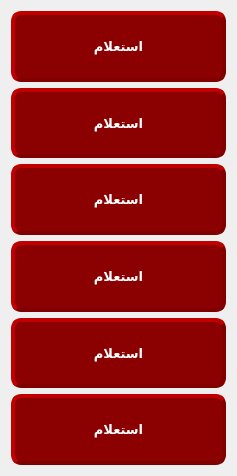
   <widget class="QWidget" name="page_2">
    <property name="geometry">
     <rect>
      <x>0</x>
      <y>0</y>
      <width>237</width>
      <height>476</height>
     </rect>
    </property>
    <attribute name="label">
     <string>ادارة</string>
    </attribute>
    <layout class="QGridLayout" name="gridLayout_5">
     <item row="0" column="0">
      <widget class="QPushButton" name="pushButton_19">
       <property name="sizePolicy">
        <sizepolicy hsizetype="Minimum" vsizetype="Minimum">
         <horstretch>0</horstretch>
         <verstretch>0</verstretch>
        </sizepolicy>
       </property>
       <property name="minimumSize">
        <size>
         <width>0</width>
         <height>0</height>
        </size>
       </property>
       <property name="font">
        <font>
         <pointsize>10</pointsize>
         <weight>75</weight>
         <bold>true</bold>
        </font>
       </property>
       <property name="styleSheet">
        <string notr="true">
QPushButton{
                                        background-color: darkred;
                                        border-style: outset;
                                        border-width: 4px;
                                        border-radius: 10px;
                                        border-color: maroon;
                    color:white;
                                        }
                                        QPushButton:hover {
                                        background: qradialgradient(
                                        cx: 0.3, cy: -0.4, fx: 0.3, fy: -0.4,
                                        radius: 1.35, stop: 0 #e60000, stop: 1 #cc0000
                                        );
                                        }
                                        QPushButton:pressed {
                                        border-style: inset;
                                        background: qradialgradient(
                                        cx: 0.4, cy: -0.1, fx: 0.4, fy: -0.1,
                                        radius: 1.35, stop: 0 #e60000, stop: 1 #b30000
                                        );
                                        }
                                    </string>
       </property>
       <property name="text">
        <string>استعلام</string>
       </property>
      </widget>
     </item>
     <item row="1" column="0">
      <widget class="QPushButton" name="pushButton_20">
       <property name="sizePolicy">
        <sizepolicy hsizetype="Minimum" vsizetype="Minimum">
         <horstretch>0</horstretch>
         <verstretch>0</verstretch>
        </sizepolicy>
       </property>
       <property name="minimumSize">
        <size>
         <width>0</width>
         <height>0</height>
        </size>
       </property>
       <property name="font">
        <font>
         <pointsize>10</pointsize>
         <weight>75</weight>
         <bold>true</bold>
        </font>
       </property>
       <property name="styleSheet">
        <string notr="true">
QPushButton{
                                        background-color: darkred;
                                        border-style: outset;
                                        border-width: 4px;
                                        border-radius: 10px;
                                        border-color: maroon;
                    color:white;
                                        }
                                        QPushButton:hover {
                                        background: qradialgradient(
                                        cx: 0.3, cy: -0.4, fx: 0.3, fy: -0.4,
                                        radius: 1.35, stop: 0 #e60000, stop: 1 #cc0000
                                        );
                                        }
                                        QPushButton:pressed {
                                        border-style: inset;
                                        background: qradialgradient(
                                        cx: 0.4, cy: -0.1, fx: 0.4, fy: -0.1,
                                        radius: 1.35, stop: 0 #e60000, stop: 1 #b30000
                                        );
                                        }
                                    </string>
       </property>
       <property name="text">
        <string>استعلام</string>
       </property>
      </widget>
     </item>
     <item row="2" column="0">
      <widget class="QPushButton" name="pushButton_21">
       <property name="sizePolicy">
        <sizepolicy hsizetype="Minimum" vsizetype="Minimum">
         <horstretch>0</horstretch>
         <verstretch>0</verstretch>
        </sizepolicy>
       </property>
       <property name="minimumSize">
        <size>
         <width>0</width>
         <height>0</height>
        </size>
       </property>
       <property name="font">
        <font>
         <pointsize>10</pointsize>
         <weight>75</weight>
         <bold>true</bold>
        </font>
       </property>
       <property name="styleSheet">
        <string notr="true">
QPushButton{
                                        background-color: darkred;
                                        border-style: outset;
                                        border-width: 4px;
                                        border-radius: 10px;
                                        border-color: maroon;
                    color:white;
                                        }
                                        QPushButton:hover {
                                        background: qradialgradient(
                                        cx: 0.3, cy: -0.4, fx: 0.3, fy: -0.4,
                                        radius: 1.35, stop: 0 #e60000, stop: 1 #cc0000
                                        );
                                        }
                                        QPushButton:pressed {
                                        border-style: inset;
                                        background: qradialgradient(
                                        cx: 0.4, cy: -0.1, fx: 0.4, fy: -0.1,
                                        radius: 1.35, stop: 0 #e60000, stop: 1 #b30000
                                        );
                                        }
                                    </string>
       </property>
       <property name="text">
        <string>استعلام</string>
       </property>
      </widget>
     </item>
     <item row="3" column="0">
      <widget class="QPushButton" name="pushButton_17">
       <property name="sizePolicy">
        <sizepolicy hsizetype="Minimum" vsizetype="Minimum">
         <horstretch>0</horstretch>
         <verstretch>0</verstretch>
        </sizepolicy>
       </property>
       <property name="minimumSize">
        <size>
         <width>0</width>
         <height>0</height>
        </size>
       </property>
       <property name="font">
        <font>
         <pointsize>10</pointsize>
         <weight>75</weight>
         <bold>true</bold>
        </font>
       </property>
       <property name="styleSheet">
        <string notr="true">
QPushButton{
                                        background-color: darkred;
                                        border-style: outset;
                                        border-width: 4px;
                                        border-radius: 10px;
                                        border-color: maroon;
                    color:white;
                                        }
                                        QPushButton:hover {
                                        background: qradialgradient(
                                        cx: 0.3, cy: -0.4, fx: 0.3, fy: -0.4,
                                        radius: 1.35, stop: 0 #e60000, stop: 1 #cc0000
                                        );
                                        }
                                        QPushButton:pressed {
                                        border-style: inset;
                                        background: qradialgradient(
                                        cx: 0.4, cy: -0.1, fx: 0.4, fy: -0.1,
                                        radius: 1.35, stop: 0 #e60000, stop: 1 #b30000
                                        );
                                        }
                                    </string>
       </property>
       <property name="text">
        <string>استعلام</string>
       </property>
      </widget>
     </item>
     <item row="4" column="0">
      <widget class="QPushButton" name="pushButton_18">
       <property name="sizePolicy">
        <sizepolicy hsizetype="Minimum" vsizetype="Minimum">
         <horstretch>0</horstretch>
         <verstretch>0</verstretch>
        </sizepolicy>
       </property>
       <property name="minimumSize">
        <size>
         <width>0</width>
         <height>0</height>
        </size>
       </property>
       <property name="font">
        <font>
         <pointsize>10</pointsize>
         <weight>75</weight>
         <bold>true</bold>
        </font>
       </property>
       <property name="styleSheet">
        <string notr="true">
QPushButton{
                                        background-color: darkred;
                                        border-style: outset;
                                        border-width: 4px;
                                        border-radius: 10px;
                                        border-color: maroon;
                    color:white;
                                        }
                                        QPushButton:hover {
                                        background: qradialgradient(
                                        cx: 0.3, cy: -0.4, fx: 0.3, fy: -0.4,
                                        radius: 1.35, stop: 0 #e60000, stop: 1 #cc0000
                                        );
                                        }
                                        QPushButton:pressed {
                                        border-style: inset;
                                        background: qradialgradient(
                                        cx: 0.4, cy: -0.1, fx: 0.4, fy: -0.1,
                                        radius: 1.35, stop: 0 #e60000, stop: 1 #b30000
                                        );
                                        }
                                    </string>
       </property>
       <property name="text">
        <string>استعلام</string>
       </property>
      </widget>
     </item>
     <item row="5" column="0">
      <widget class="QPushButton" name="pushButton_16">
       <property name="sizePolicy">
        <sizepolicy hsizetype="Minimum" vsizetype="Minimum">
         <horstretch>0</horstretch>
         <verstretch>0</verstretch>
        </sizepolicy>
       </property>
       <property name="minimumSize">
        <size>
         <width>0</width>
         <height>0</height>
        </size>
       </property>
       <property name="font">
        <font>
         <pointsize>10</pointsize>
         <weight>75</weight>
         <bold>true</bold>
        </font>
       </property>
       <property name="styleSheet">
        <string notr="true">
QPushButton{
                                        background-color: darkred;
                                        border-style: outset;
                                        border-width: 4px;
                                        border-radius: 10px;
                                        border-color: maroon;
                    color:white;
                                        }
                                        QPushButton:hover {
                                        background: qradialgradient(
                                        cx: 0.3, cy: -0.4, fx: 0.3, fy: -0.4,
                                        radius: 1.35, stop: 0 #e60000, stop: 1 #cc0000
                                        );
                                        }
                                        QPushButton:pressed {
                                        border-style: inset;
                                        background: qradialgradient(
                                        cx: 0.4, cy: -0.1, fx: 0.4, fy: -0.1,
                                        radius: 1.35, stop: 0 #e60000, stop: 1 #b30000
                                        );
                                        }
                                    </string>
       </property>
       <property name="text">
        <string>استعلام</string>
       </property>
      </widget>
     </item>
    </layout>
   </widget>
